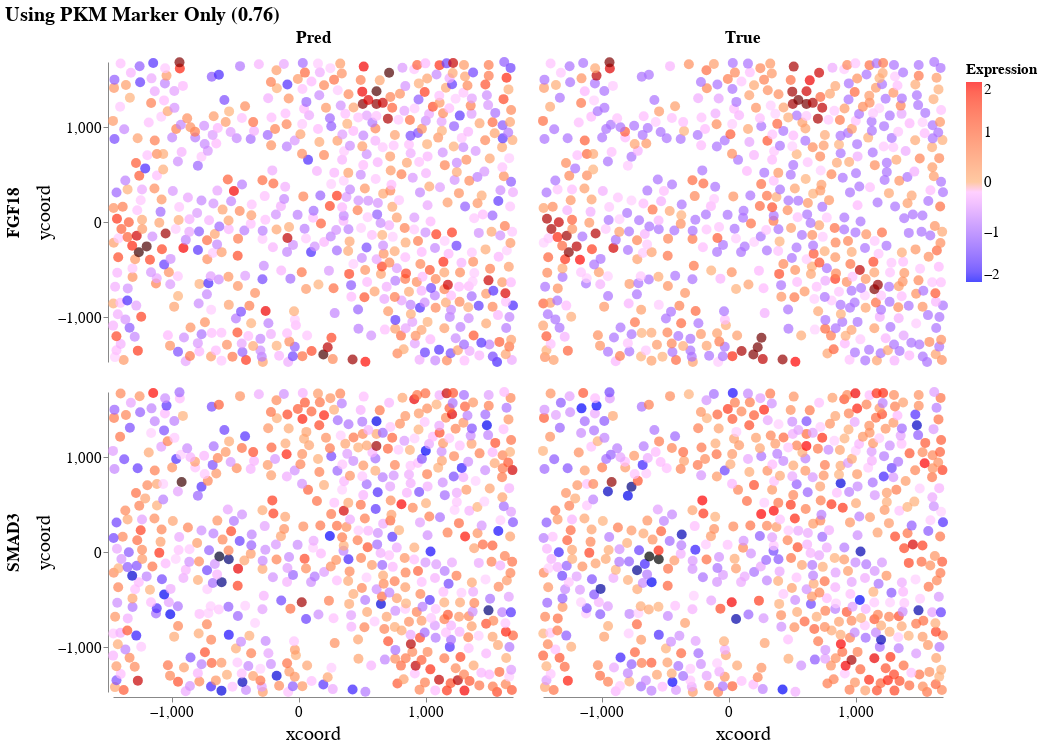

Notebook cell for this chart:
### Markdown cell above
## Reconstruction with a Single, Set Marker

Here we attempt reconstruction with a single gene.

### Code cell
# construct tissue
tissue = novosparc.cm.Tissue(dataset=dataset, locations=locations)

# params
idx = np.arange(ngenes)
alpha_linear = 1.0
df_marker = df_dge # using expression from data as markers

# using a specific gene, e.g. PKM
marker_name = 'PKM'
marker_idx = np.where(genenames == marker_name)[0]
marker_names = [marker_name]

# compute linear cost only
tissue.setup_linear_cost(markers_to_use=marker_idx, 
                        insitu_matrix=df_marker[marker_names].values)

# reconstruct
tissue.reconstruct(alpha_linear=alpha_linear, verbose=False)

df_sdge = pd.DataFrame(tissue.sdge.T, columns=genenames)

gene_corrs = comp_corr(df_dge, df_sdge)

df_sp_pred = pd.concat((df_sdge[gois].astype('float32'), pd.DataFrame(locations, columns=coords_cols)), 1)
df_sp_pred['true_pred'] = 'Pred'

tit = 'Using %s Marker Only (%.02f)' %  (marker_name, get_corrs_median(gene_corrs))
pl_single_marker = plot_df_sp(pd.concat((df_sp_true, df_sp_pred),0), tit=tit, fname='gois_pred_using_%s.html' % marker_name)

### Figure 1 — Vega-Lite specification as saved in the notebook (floating-point values rounded to 4 significant figures; data arrays with more than 128 entries replaced by an {"elided": "..."} marker saying what was removed)
{"config": {"view": {"continuousWidth": 400, "continuousHeight": 300, "strokeOpacity": 0}, "axis": {"labelFontSize": 15, "titleFontSize": 20, "titleFontWeight": "normal"}, "legend": {"labelFontSize": 15, "titleFontSize": 15}, "title": {"fontSize": 20}}, "data": {"name": "data-3087c718c6eb27f9e5773e81e5e5d932"}, "mark": {"type": "circle", "size": 100}, "encoding": {"color": {"type": "quantitative", "field": "Expression", "scale": {"domain": [-2, 0, 2], "range": ["blue", "white", "red"]}}, "column": {"type": "nominal", "field": "true_pred", "header": {"labelFontSize": 17, "labelFontWeight": "bold"}, "title": null}, "row": {"type": "nominal", "field": "goi", "header": {"labelFontSize": 17, "labelFontWeight": "bold"}, "sort": null, "title": null}, "x": {"type": "quantitative", "axis": {"grid": false, "values": [-1000, 0, 1000]}, "field": "xcoord", "scale": {"nice": false}}, "y": {"type": "quantitative", "axis": {"grid": false, "values": [-1000, 0, 1000]}, "field": "ycoord", "scale": {"nice": false}}}, "title": "Using PKM Marker Only (0.76)", "transform": [{"fold": ["FGF18", "SMAD3"], "as": ["goi", "Expression"]}], "$schema": "https://vega.github.io/schema/vega-lite/v4.8.1.json", "datasets": {"data-3087c718c6eb27f9e5773e81e5e5d932": {"elided": "1290 records"}}}
